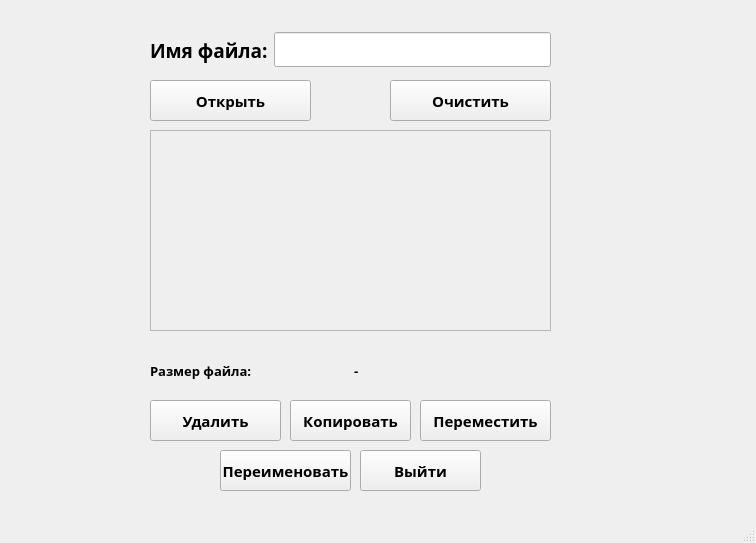
<?xml version="1.0" encoding="UTF-8"?>
<ui version="4.0">
 <class>MainWindow</class>
 <widget class="QMainWindow" name="MainWindow">
  <property name="geometry">
   <rect>
    <x>0</x>
    <y>0</y>
    <width>756</width>
    <height>543</height>
   </rect>
  </property>
  <property name="windowTitle">
   <string>Файловый менеджер</string>
  </property>
  <widget class="QWidget" name="centralwidget">
   <widget class="QWidget" name="horizontalLayoutWidget">
    <property name="geometry">
     <rect>
      <x>150</x>
      <y>10</y>
      <width>401</width>
      <height>80</height>
     </rect>
    </property>
    <layout class="QHBoxLayout" name="horizontalLayout">
     <item>
      <widget class="QLabel" name="label">
       <property name="font">
        <font>
         <family>Aharoni</family>
         <pointsize>14</pointsize>
         <weight>75</weight>
         <bold>true</bold>
        </font>
       </property>
       <property name="text">
        <string>Имя файла:</string>
       </property>
      </widget>
     </item>
     <item>
      <widget class="QLineEdit" name="lineEdit">
       <property name="font">
        <font>
         <family>Aharoni</family>
         <pointsize>14</pointsize>
         <weight>75</weight>
         <bold>true</bold>
        </font>
       </property>
      </widget>
     </item>
    </layout>
   </widget>
   <widget class="QPushButton" name="openButton">
    <property name="geometry">
     <rect>
      <x>150</x>
      <y>80</y>
      <width>161</width>
      <height>41</height>
     </rect>
    </property>
    <property name="font">
     <font>
      <family>Aharoni</family>
      <pointsize>11</pointsize>
      <weight>75</weight>
      <bold>true</bold>
     </font>
    </property>
    <property name="cursor">
     <cursorShape>PointingHandCursor</cursorShape>
    </property>
    <property name="text">
     <string>Открыть</string>
    </property>
   </widget>
   <widget class="QPushButton" name="deleteButton">
    <property name="geometry">
     <rect>
      <x>150</x>
      <y>400</y>
      <width>131</width>
      <height>41</height>
     </rect>
    </property>
    <property name="font">
     <font>
      <family>Aharoni</family>
      <pointsize>11</pointsize>
      <weight>75</weight>
      <bold>true</bold>
     </font>
    </property>
    <property name="cursor">
     <cursorShape>PointingHandCursor</cursorShape>
    </property>
    <property name="text">
     <string>Удалить</string>
    </property>
   </widget>
   <widget class="QPushButton" name="copyButton">
    <property name="geometry">
     <rect>
      <x>290</x>
      <y>400</y>
      <width>121</width>
      <height>41</height>
     </rect>
    </property>
    <property name="font">
     <font>
      <family>Aharoni</family>
      <pointsize>11</pointsize>
      <weight>75</weight>
      <bold>true</bold>
     </font>
    </property>
    <property name="cursor">
     <cursorShape>PointingHandCursor</cursorShape>
    </property>
    <property name="text">
     <string>Копировать</string>
    </property>
   </widget>
   <widget class="QPushButton" name="cutButton">
    <property name="geometry">
     <rect>
      <x>420</x>
      <y>400</y>
      <width>131</width>
      <height>41</height>
     </rect>
    </property>
    <property name="font">
     <font>
      <family>Aharoni</family>
      <pointsize>11</pointsize>
      <weight>75</weight>
      <bold>true</bold>
     </font>
    </property>
    <property name="cursor">
     <cursorShape>PointingHandCursor</cursorShape>
    </property>
    <property name="text">
     <string>Переместить</string>
    </property>
   </widget>
   <widget class="QPushButton" name="renameButton">
    <property name="geometry">
     <rect>
      <x>220</x>
      <y>450</y>
      <width>131</width>
      <height>41</height>
     </rect>
    </property>
    <property name="font">
     <font>
      <family>Aharoni</family>
      <pointsize>11</pointsize>
      <weight>75</weight>
      <bold>true</bold>
     </font>
    </property>
    <property name="cursor">
     <cursorShape>PointingHandCursor</cursorShape>
    </property>
    <property name="text">
     <string>Переименовать</string>
    </property>
   </widget>
   <widget class="QScrollArea" name="scrollArea">
    <property name="geometry">
     <rect>
      <x>150</x>
      <y>130</y>
      <width>401</width>
      <height>201</height>
     </rect>
    </property>
    <property name="widgetResizable">
     <bool>true</bool>
    </property>
    <widget class="QWidget" name="scrollAreaWidgetContents">
     <property name="geometry">
      <rect>
       <x>0</x>
       <y>0</y>
       <width>399</width>
       <height>199</height>
      </rect>
     </property>
    </widget>
   </widget>
   <widget class="QWidget" name="horizontalLayoutWidget_2">
    <property name="geometry">
     <rect>
      <x>150</x>
      <y>350</y>
      <width>401</width>
      <height>41</height>
     </rect>
    </property>
    <layout class="QHBoxLayout" name="horizontalLayout_2">
     <item>
      <widget class="QLabel" name="label_3">
       <property name="font">
        <font>
         <family>Aharoni</family>
         <pointsize>10</pointsize>
         <weight>75</weight>
         <bold>true</bold>
        </font>
       </property>
       <property name="text">
        <string>Размер файла:</string>
       </property>
      </widget>
     </item>
     <item>
      <widget class="QLabel" name="sizeLabel">
       <property name="font">
        <font>
         <family>Aharoni</family>
         <pointsize>10</pointsize>
         <weight>75</weight>
         <bold>true</bold>
        </font>
       </property>
       <property name="text">
        <string>-</string>
       </property>
      </widget>
     </item>
    </layout>
   </widget>
   <widget class="QPushButton" name="exitButton">
    <property name="geometry">
     <rect>
      <x>360</x>
      <y>450</y>
      <width>121</width>
      <height>41</height>
     </rect>
    </property>
    <property name="font">
     <font>
      <family>Aharoni</family>
      <pointsize>11</pointsize>
      <weight>75</weight>
      <bold>true</bold>
     </font>
    </property>
    <property name="cursor">
     <cursorShape>PointingHandCursor</cursorShape>
    </property>
    <property name="text">
     <string>Выйти</string>
    </property>
   </widget>
   <widget class="QPushButton" name="cleanButton">
    <property name="geometry">
     <rect>
      <x>390</x>
      <y>80</y>
      <width>161</width>
      <height>41</height>
     </rect>
    </property>
    <property name="font">
     <font>
      <family>Aharoni</family>
      <pointsize>11</pointsize>
      <weight>75</weight>
      <bold>true</bold>
     </font>
    </property>
    <property name="cursor">
     <cursorShape>PointingHandCursor</cursorShape>
    </property>
    <property name="text">
     <string>Очистить</string>
    </property>
   </widget>
  </widget>
  <widget class="QMenuBar" name="menubar">
   <property name="geometry">
    <rect>
     <x>0</x>
     <y>0</y>
     <width>756</width>
     <height>21</height>
    </rect>
   </property>
  </widget>
  <widget class="QStatusBar" name="statusbar"/>
 </widget>
 <resources/>
 <connections/>
</ui>
